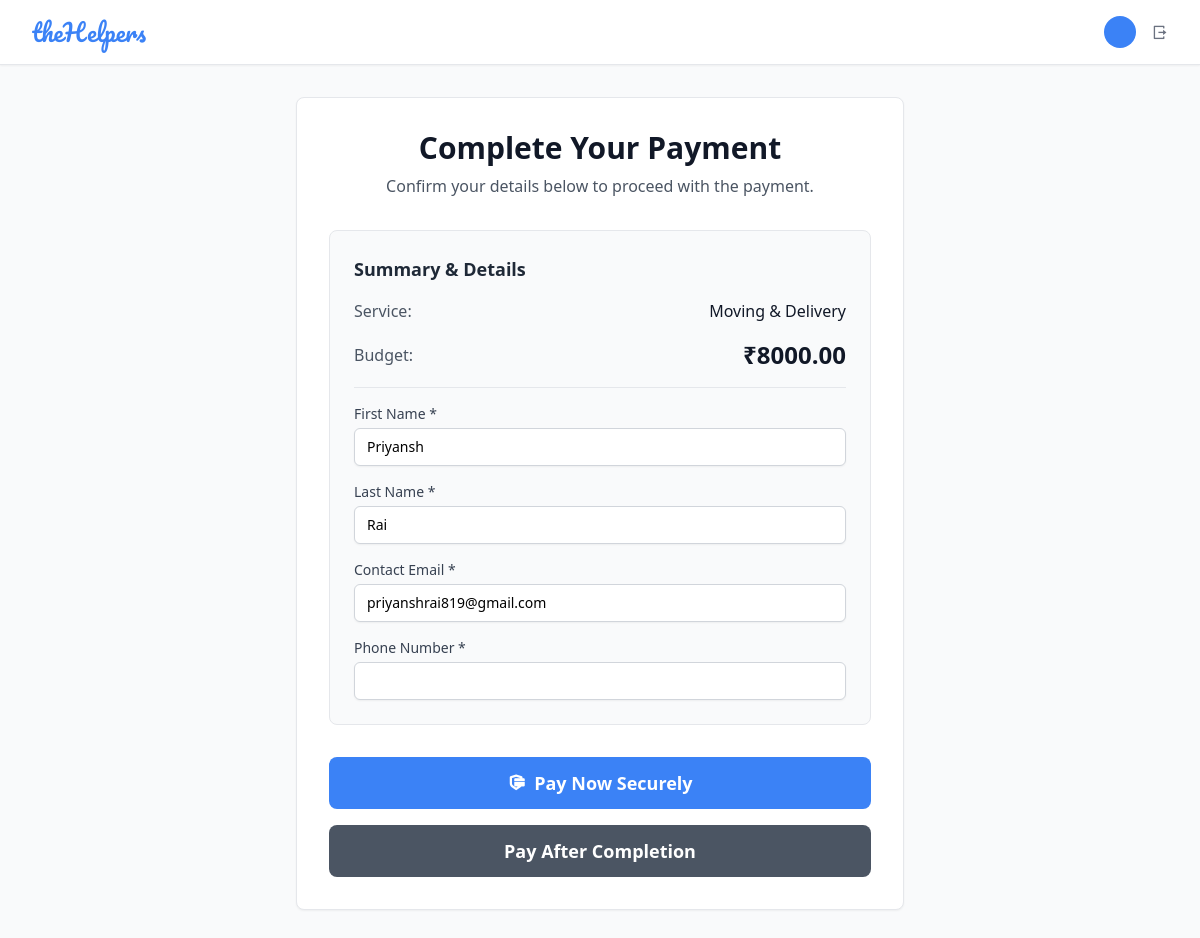
The app's page /user/payment/options/5/ (signed in) with its own data.
### helpersapp/models.py (models this page shows, shortened)
class ServiceRequest(models.Model):
    SERVICE_CATEGORY_CHOICES = [
        ('cleaning', 'Cleaning Services'),
        ('moving', 'Moving & Delivery'),
        ('assembly', 'Furniture Assembly'),
        ('gardening', 'Gardening & Landscaping'),
        ('handyman', 'Handyman Services'),
        ('other', 'Other Services'),
    ]
    TIME_SLOT_CHOICES = [
        ('Morning', 'Morning (8am - 12pm)'),
        ('Afternoon', 'Afternoon (12pm - 5pm)'),
        ('Evening', 'Evening (5pm - 9pm)'),
    ]
    PAYMENT_TYPE_CHOICES = [('Hourly', 'Hourly Rate'), ('Fixed', 'Fixed Price')]
    STATUS_CHOICES = [
        ('Pending', 'Pending'),
        ('Active', 'Active'),
        ('Completed', 'Completed'),
        ('Cancelled', 'Cancelled'),
    ]
    PAYMENT_STATUS_CHOICES = [
        ('Pending', 'Pending'),
        ('Paid', 'Paid'),
    ]
    user = models.ForeignKey(User, on_delete=models.CASCADE, related_name='service_requests')
    accepted_helper = models.ForeignKey(
        'helpers.Helper',
        on_delete=models.SET_NULL,
        null=True,
        blank=True,
        related_name='accepted_requests'
    )
    otp_code = models.CharField(max_length=6, blank=True, null=True, help_text="6-digit code for verifying job completion")
    service_category = models.CharField(max_length=50, choices=SERVICE_CATEGORY_CHOICES)
    subcategory = models.CharField(max_length=100)
    task_description = models.TextField(max_length=500)
    address = models.CharField(max_length=255)
    preferred_date = models.DateField()
    preferred_time = models.CharField(max_length=20, choices=TIME_SLOT_CHOICES)
    is_flexible = models.BooleanField(default=False)
    is_urgent = models.BooleanField(default=False)
    has_parking = models.BooleanField(default=False)
    payment_type = models.CharField(max_length=20, choices=PAYMENT_TYPE_CHOICES)
    budget = models.DecimalField(max_digits=8, decimal_places=2)
    special_requirements = models.TextField(blank=True, null=True)
    helper_brings_tools = models.BooleanField(default=False)
    background_check_required = models.BooleanField(default=False)
    insurance_needed = models.BooleanField(default=False)
    experience_required = models.BooleanField(default=False)
    status = models.CharField(max_length=20, choices=STATUS_CHOICES, default='Pending')
    payment_status = models.CharField(max_length=20, choices=PAYMENT_STATUS_CHOICES, default='Pending')
    created_at = models.DateTimeField(auto_now_add=True)
    updated_at = models.DateTimeField(auto_now=True)
    class Meta:
        ordering = ['-created_at']

class User(models.Model):
    fname = models.CharField(max_length=50)
    lname = models.CharField(max_length=50)
    email = models.EmailField(unique=True)
    password = models.CharField(max_length=128)  # Store hashed password in production
    profile_image = models.ImageField(upload_to='profile_image/', blank=True, null=True)

### helpersapp/views.py (the view)
# urls.py: path('payment/options/<int:request_id>/', views.payment_options_view, name='payment_options'),
def payment_options_view(request, request_id):
    if 'user_id' not in request.session:
        return redirect('helpersapp:auth')
    service_request = get_object_or_404(ServiceRequest, id=request_id, user_id=request.session['user_id'])
    context = {
        'request': service_request,
        'razorpay_api_key': settings.RAZORPAY_API_KEY # Pass key for Razorpay
    }
    return render(request, 'payment_options.html', context)

### templates/payment_options.html (shortened to what this page needs)
<!DOCTYPE html>
<html lang="en">
<head>
    <script src="https://cdn.tailwindcss.com/3.4.1"></script>
    <link rel="stylesheet" href="https://cdnjs.cloudflare.com/ajax/libs/remixicon/4.2.0/remixicon.min.css">
</head>
<body class="bg-gray-50 min-h-screen">
    <header class="bg-white shadow-sm border-b border-gray-200 sticky top-0 z-50">
      <div class="max-w-7xl mx-auto px-4 sm:px-6 lg:px-8">
        <div class="flex items-center justify-between h-16">
          <div class="flex items-center">
            <h1 class="text-2xl font-['Pacifico'] text-primary">theHelpers</h1>
          </div>
          <div class="flex items-center space-x-4">
            <div class="flex items-center space-x-2">
              <div class="w-8 h-8 bg-primary rounded-full flex items-center justify-center overflow-hidden">
              </div>
              <a href="{% url 'helpersapp:logout' %}" class="w-4 h-4 flex items-center justify-center text-gray-500" title="Logout">
                <i class="ri-logout-box-r-line"></i>
              </a>
            </div>
          </div>
        </div>
      </div>
    </header>
    <main class="max-w-2xl mx-auto px-4 sm:px-6 lg:px-8 py-8">
        <div class="bg-white rounded-lg shadow-sm border border-gray-200 p-6 md:p-8">
            <div class="text-center mb-8">
                <h2 class="text-3xl font-bold text-gray-900">Complete Your Payment</h2>
                <p class="text-gray-600 mt-2">Confirm your details below to proceed with the payment.</p>
            </div>
            <div class="bg-gray-50 rounded-lg border border-gray-200 p-6 mb-8 text-left">
                <h3 class="font-semibold text-lg text-gray-800 mb-4">Summary & Details</h3>
                <div class="space-y-4">
                    <div class="flex justify-between items-center">
                        <span class="text-gray-600">Service:</span>
                        <span class="font-medium text-gray-900">{{ request.get_service_category_display }}</span>
                    </div>
                    <div class="flex justify-between items-center">
                        <span class="text-gray-600">Budget:</span>
                        <span class="font-bold text-2xl text-gray-900">₹{{ request.budget|floatformat:2 }}</span>
                    </div>
                    <hr class="my-4">
                    <div class="space-y-4">
                        <div>
                            <label for="first_name" class="block text-sm font-medium text-gray-700 mb-1">First Name *</label>
                            <input type="text" id="first_name" name="first_name" value="{{ request.user.fname|default:'' }}" class="block w-full px-3 py-2 bg-white border border-gray-300 rounded-md shadow-sm focus:outline-none focus:ring-primary focus:border-primary sm:text-sm" required>
                        </div>
                        <div>
                            <label for="last_name" class="block text-sm font-medium text-gray-700 mb-1">Last Name *</label>
                            <input type="text" id="last_name" name="last_name" value="{{ request.user.lname|default:'' }}" class="block w-full px-3 py-2 bg-white border border-gray-300 rounded-md shadow-sm focus:outline-none focus:ring-primary focus:border-primary sm:text-sm" required>
                        </div>
                        <div>
                            <label for="email" class="block text-sm font-medium text-gray-700 mb-1">Contact Email *</label>
                            <input type="email" id="email" name="email" value="{{ request.user.email|default:'' }}" class="block w-full px-3 py-2 bg-white border border-gray-300 rounded-md shadow-sm focus:outline-none focus:ring-primary focus:border-primary sm:text-sm" required>
                        </div>
                        <div>
                            <label for="phone" class="block text-sm font-medium text-gray-700 mb-1">Phone Number *</label>
                            <input type="tel" id="phone" name="phone" value="{{ request.user.profile.phone_number|default:'' }}" class="block w-full px-3 py-2 bg-white border border-gray-300 rounded-md shadow-sm focus:outline-none focus:ring-primary focus:border-primary sm:text-sm" required>
                        </div>
                    </div>
                </div>
            </div>
            <div class="space-y-4">
                <button id="pay-now-btn" class="w-full bg-primary text-white px-6 py-3 !rounded-button hover:bg-blue-600 transition-colors font-semibold text-lg flex items-center justify-center space-x-2">
                    <i class="ri-secure-payment-fill"></i>
                    <span>Pay Now Securely</span>
                </button>
                <a href="{% url 'helpersapp:pay_after_completion' request.id %}" class="w-full block bg-gray-600 text-white px-6 py-3 !rounded-button hover:bg-gray-700 transition-colors font-semibold text-lg text-center">
                    Pay After Completion
                </a>
            </div>
        </div>
    </main>
</body>
</html>

### records on screen
ServiceRequest: service_category "Moving & Delivery", budget "8000.00", first_name "Priyansh", last_name "Rai", email "priyanshrai819@gmail.com"
